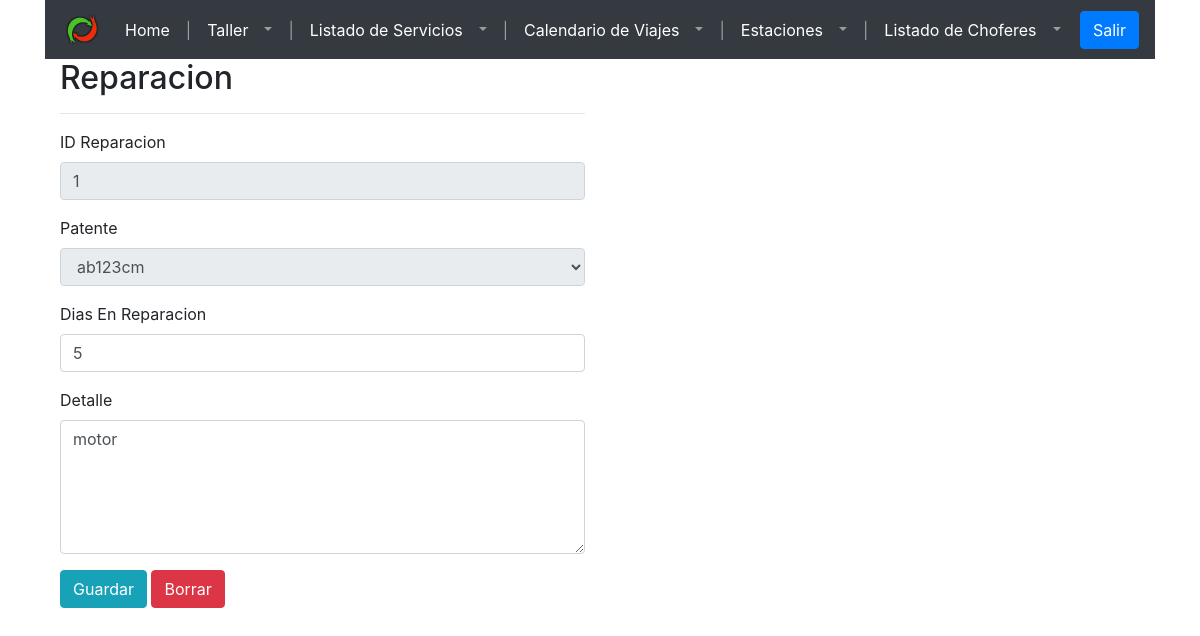
/frontend/pages/reparacion.php?edit=1, run on the app's committed database.
### tables this page shows
CREATE TABLE `reparacion` (
  `reparacion_id` int(11) NOT NULL,
  `unidad_id` int(11) NOT NULL,
  `tiempo_reparacion_dias` int(11) DEFAULT NULL,
  `detalle` varchar(255) DEFAULT NULL
);

CREATE TABLE `unidad` (
  `unidad_id` int(11) NOT NULL,
  `patente` varchar(20) DEFAULT NULL,
  `fecha_de_patentamiento` date DEFAULT NULL,
  `cantidad_de_asientos_cama` int(11) DEFAULT NULL,
  `cantidad_de_asientos_semicama` int(11) DEFAULT NULL,
  `tipo_unidad_id` int(11) NOT NULL,
  `habilitada` tinyint(1) NOT NULL DEFAULT 1
);

### frontend/pages/config/connection.php (called while the page is built, shortened)
<?php
function openConnection($username, $password){
 	$servername = "localhost";
	$conn = new mysqli($servername, $username, $password,"empresa_de_transporte");
	return $conn;
 }
 function executeQuery($sqlQuery){
 	$conn = openConnection("test", "test");
	$result = $conn->query($sqlQuery);
	return $result;
 }
?>

### frontend/pages/config/config-reparacion.php (called while the page is built, shortened)
<?php
include("connection.php");
  class Reparacion{
    public $idReparacion;
    public $idUnidad;
    public $tiempoReparacionDias;
    public $detalle;
    function __construct($idReparacion, $idUnidad, $tiempoReparacionDias, $detalle) {
        $this->idReparacion = $idReparacion;
        $this->idUnidad = $idUnidad;
        $this->tiempoReparacionDias = $tiempoReparacionDias;
        $this->detalle = $detalle;
    }
    function get_idReparacion() {
    return $this->idReparacion;
    }
    function get_idUnidad() {
    return $this->idUnidad;
    }
    function get_tiempoReparacionDias() {
    return $this->tiempoReparacionDias;
    }
    function get_detalle() {
    return $this->detalle;
    }
    function get_patente_from_unidad(){
    return getPatenteByIdUnidad($this->idUnidad);
    }
  }
    function getPatenteByIdUnidad($idUnidad){
      $sql = "SELECT  u.patente FROM `unidad` u
              WHERE u.unidad_id = ".$idUnidad;
      $result = executeQuery($sql);
      if ($result->num_rows > 0) {
        while($row = $result->fetch_assoc()) {
          $patente = $row["patente"];
        }
    } else {
        $patente = null;
      }
      return $patente;
    }
    function getReparacion($idReparacion) {
            $sql = "SELECT r.`reparacion_id`, r.`unidad_id`, r.`tiempo_reparacion_dias`, r.`detalle` FROM `reparacion` r WHERE r.`reparacion_id` = ".$idReparacion;
      $result = executeQuery($sql);
        if ($result->num_rows > 0) {
      while($row = $result->fetch_assoc()) {
        $reparacion = new Reparacion($row["reparacion_id"], $row["unidad_id"],  $row["tiempo_reparacion_dias"],  $row["detalle"]);
        }
        return $reparacion;
      } else {
        return null;
      }
    }
?>

### frontend/pages/reparacion.php (the view, shortened to what this page needs)
<?php
include("config/config-reparacion.php");
if(isset($_GET['edit'])){
  $reparacion = getReparacion($_GET['edit']);
}
?>
<!DOCTYPE html>
<html lang="en">
<head>
  <link rel="stylesheet" href="https://maxcdn.bootstrapcdn.com/bootstrap/4.5.2/css/bootstrap.min.css">
</head>
<body>
  <div class="container" id="containerr">
    <nav class="navbar navbar-expand-sm bg-dark navbar-dark">
    <a class="navbar-brand">
      <img src="imgs/logo_thumb.png">
      </a>
      <div class="navbar-nav mr-auto">
        <a class="nav-item nav-link active" href="home.php">Home</a>
        <span class="nav-item nav-link">|</span>
        <a class="nav-item dropdown active">
          <div class="btn-group btn-group-md">
            <a class="nav-item nav-link active" href="taller.php">Taller</a>
            <a class="nav-link dropdown-toggle" href="#" id="navbarDropdownTaller" data-toggle="dropdown"></a>
          </div>
        </a>
        <span class="nav-item nav-link">|</span>
        <a class="nav-item dropdown active">
          <div class="btn-group btn-group-md">
            <a class="nav-item nav-link active" href="listado-servicios.php">Listado de Servicios</a>
            <a class="nav-link dropdown-toggle" href="#" id="navbarDropdownTaller" data-toggle="dropdown"></a>
          </div>
        </a>
        <span class="nav-item nav-link">|</span>
        <a class="nav-item dropdown active">
          <div class="btn-group btn-group-md">
            <a class="nav-item nav-link active" href="calendario-viajes.php">Calendario de Viajes</a>
            <a class="nav-link dropdown-toggle" href="#" id="navbarDropdownTaller" data-toggle="dropdown"></a>
          </div>
        </a>
        <span class="nav-item nav-link">|</span>
        <a class="nav-item dropdown active">
          <div class="btn-group btn-group-md">
            <a class="nav-item nav-link active" href="estacion.php">Estaciones</a>
            <a class="nav-link dropdown-toggle" href="#" id="navbarDropdownTaller" data-toggle="dropdown"></a>
          </div>
        </a>
        <span class="nav-item nav-link">|</span>
        <a class="nav-item dropdown active">
                    <div class="btn-group btn-group-md">
                        <a class="nav-item nav-link active" href="listado-choferes.php">Listado de Choferes</a>
                        <a class="nav-link dropdown-toggle" href="#" id="navbarDropdownTaller"
                            data-toggle="dropdown"></a>
                    </div>
                </a>
      </div>
      <div>
        <a href="login.php" class="btn btn-primary">Salir</a>
      </div>
    </nav>
    <div class="container" id="main-container">
      <div class="row">
        <div class="col-md-6">
          <h2>Reparacion</h2>
          <hr>
          <form>
            <div class="form-group" id="form-reparacion-id">
              <label for="input-id-reparacion">ID Reparacion</label>
              <input class="form-control" type="text" id="input-id-reparacion" placeholder="e.g.:1234" value="<?php echo (isset($_GET['edit']))?$reparacion->get_idReparacion():'';?>" disabled />
            </div>
            <div class="form-group">
              <label for="select-patente-unidad">Patente</label>
              <select class="form-control" id="select-patente-unidad">
                <?php
                     if(isset($_GET['edit'])){
                       echo "<option value=".$reparacion->get_idUnidad()." selected >".$reparacion->get_patente_from_unidad()."</option>";
                     }
                     else if(!isset($_GET['edit'])){
                      getUnidadesParaReparar();
                     }
                ?>
              </select>
            </div>
            <div class="form-group">
              <label for="input-dias-reparacion">Dias En Reparacion</label>
              <input class="form-control" type="number" id="input-dias-reparacion" placeholder="0" value="<?php echo (isset($_GET['edit']))?$reparacion->get_tiempoReparacionDias():'';?>" />
            </div>
            <div class="form-group">
              <label for="input-detalle">Detalle</label>
              <textarea class="form-control" rows="5" id="input-detalle"
              placeholder="Detalle reparacion ..."><?php echo (isset($_GET['edit']))?$reparacion->get_detalle():'';?></textarea>
            </div>
            <div class="form-group">
              <input type="button" class="btn btn-info boton-save-reparacion" value="Guardar">
              <input type="button" class="btn btn-danger boton-delete-reparacion" value="Borrar">
            </div>
          </form>
        </div>
      </div>
    </div>
  </div>
</body>

### data on the page
reparacion: reparacion_id "1", unidad.patente "ab123cm", tiempo_reparacion_dias "5", detalle "motor"
